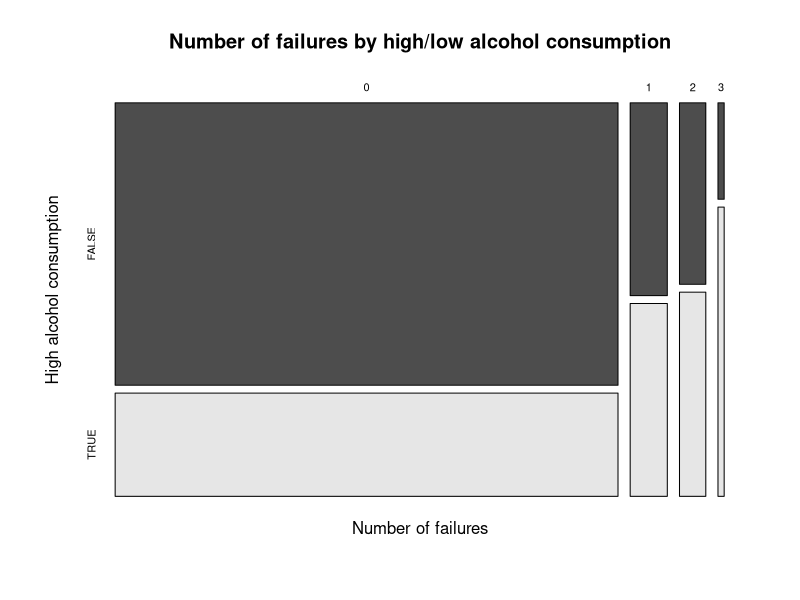
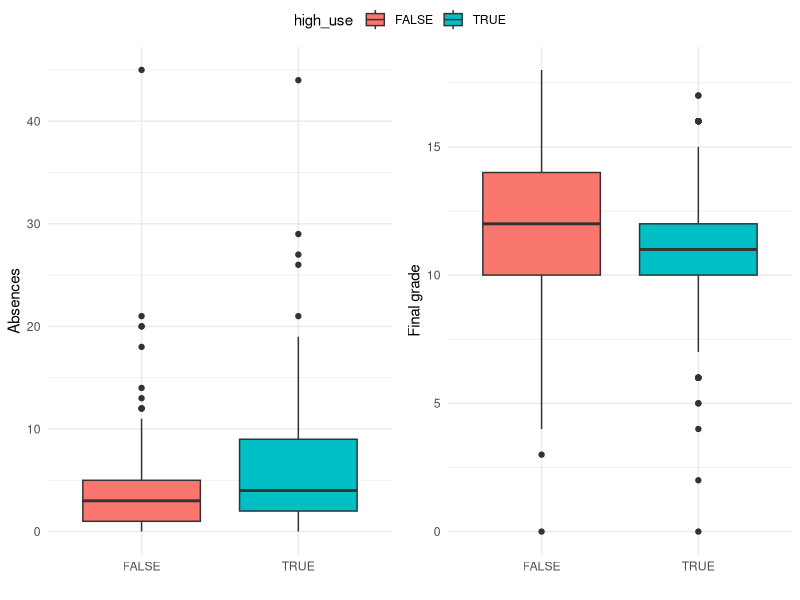
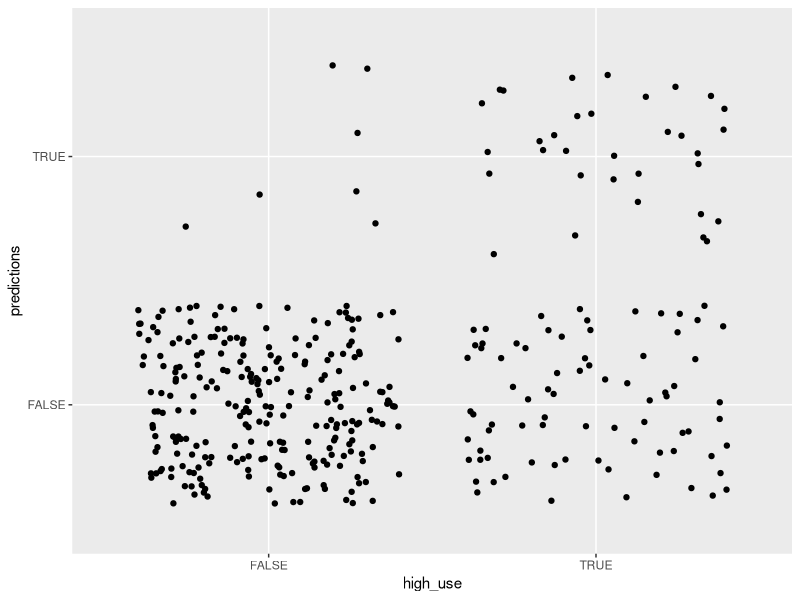

Reproduce these figures in R, in order.
## ---- chunk 1
date()
## ---- chunk 2
# import the data 
students_poma <- read.table("./Data/student-portmath.txt", sep = "\t")

# dimensions 
dim(students_poma)

# variable names
names(students_poma) 
## ---- chunk 3
# load the libraries
library(ggplot2)
library(GGally)
library(ggpubr)

# make a new data frame including only the variables you're interested in 
my_var <- c("high_use", "sex", "failures", "absences", "G3")
poma_4var <- students_poma[,my_var]

# high/low alcohol consumption by sex
table(high_use = poma_4var$high_use, sex = poma_4var$sex)

# fraction failures by student high/low alcohol consumption
mosaicplot(table(poma_4var$failures, poma_4var$high_use), main = "Number of failures by high/low alcohol consumption", xlab = "Number of failures", ylab = "High alcohol consumption", color = T)

# plot number of absences by high/low alcohol consumption
p1 <- ggplot(poma_4var, aes(x = high_use, y = absences, fill = high_use)) + 
            geom_boxplot() + theme_minimal() + xlab("") + ylab("Absences")

# plot final grade by high/low alcohol consumption
p2 <- ggplot(poma_4var, aes(x = high_use, y = G3, fill = high_use)) +
            geom_boxplot() + theme_minimal() + xlab("") + ylab("Final grade")

# plot the box plots together
ggarrange(p1, p2, ncol = 2, common.legend = T)
## ---- chunk 4
# let's first change variable 'sex' from character to factor
poma_4var$sex <- as.factor(poma_4var$sex)

# next compute the logistic regression model
M1 <- glm(high_use ~ sex + failures + absences + G3, data = poma_4var, family = "binomial")

# model summary
summary(M1)

# compute odds ratios and confident intervals
OR <- coef(M1) %>% exp
CI <- confint(M1) %>% exp

cbind(OR, CI) # prints out the ORs with their CIs
## ---- chunk 5
# make a new model
M2 <- glm(high_use ~ sex + failures + absences, data = poma_4var, family = "binomial")

summary(M2)

# predictive model
# predict the probability of high alcohol consumption
probs <- predict(M2, type = "response")

# add the predicted probabilities to your data set
library(dplyr)
poma_4var <- mutate(poma_4var, probability = probs)

# use the probabilities to predict high alcohol consumption
poma_4var <- mutate(poma_4var, predictions = probability > 0.5)

# print predictions vs actual values
table(high_use = poma_4var$high_use, prediction = poma_4var$prediction)

# show the same in a plot
p3 <- ggplot(poma_4var, aes(x = high_use, y = predictions))
p3 + geom_point(position = "jitter")

# compute the proportion of inaccurately classified individuals
# define a loss function (mean prediction error)
loss_func <- function(class, prob) {
  n_wrong <- abs(class - prob) > 0.5
  mean(n_wrong)
}

# call loss_func to compute the average number of wrong predictions in the data
loss_func(class = poma_4var$high_use, prob = 0)
